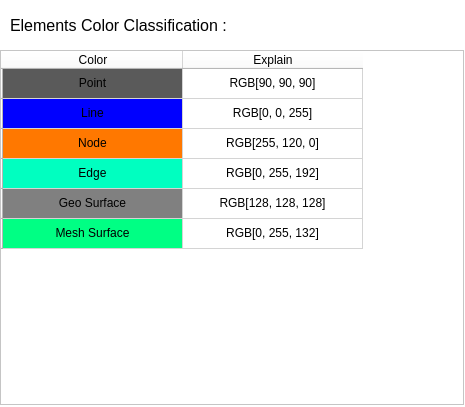
<?xml version="1.0" encoding="UTF-8"?>
<ui version="4.0">
 <class>color</class>
 <widget class="QMainWindow" name="color">
  <property name="enabled">
   <bool>true</bool>
  </property>
  <property name="geometry">
   <rect>
    <x>0</x>
    <y>0</y>
    <width>465</width>
    <height>407</height>
   </rect>
  </property>
  <property name="minimumSize">
   <size>
    <width>465</width>
    <height>407</height>
   </size>
  </property>
  <property name="maximumSize">
   <size>
    <width>465</width>
    <height>407</height>
   </size>
  </property>
  <property name="windowTitle">
   <string>Color</string>
  </property>
  <property name="styleSheet">
   <string notr="true">background-color: rgb(255, 255, 255);</string>
  </property>
  <widget class="QWidget" name="centralwidget">
   <widget class="QLabel" name="title">
    <property name="geometry">
     <rect>
      <x>10</x>
      <y>10</y>
      <width>231</width>
      <height>30</height>
     </rect>
    </property>
    <property name="font">
     <font>
      <family>Arial</family>
      <pointsize>12</pointsize>
      <weight>50</weight>
      <italic>false</italic>
      <bold>false</bold>
     </font>
    </property>
    <property name="text">
     <string>Elements Color Classification :</string>
    </property>
    <property name="alignment">
     <set>Qt::AlignLeading|Qt::AlignLeft|Qt::AlignVCenter</set>
    </property>
   </widget>
   <widget class="QTableWidget" name="tableWidget">
    <property name="geometry">
     <rect>
      <x>0</x>
      <y>50</y>
      <width>464</width>
      <height>355</height>
     </rect>
    </property>
    <attribute name="horizontalHeaderDefaultSectionSize">
     <number>180</number>
    </attribute>
    <row>
     <property name="text">
      <string/>
     </property>
    </row>
    <row>
     <property name="text">
      <string/>
     </property>
    </row>
    <row>
     <property name="text">
      <string/>
     </property>
    </row>
    <row>
     <property name="text">
      <string/>
     </property>
    </row>
    <row>
     <property name="text">
      <string/>
     </property>
    </row>
    <row>
     <property name="text">
      <string/>
     </property>
    </row>
    <column>
     <property name="text">
      <string>Color</string>
     </property>
     <property name="textAlignment">
      <set>AlignCenter</set>
     </property>
    </column>
    <column>
     <property name="text">
      <string>Explain</string>
     </property>
     <property name="textAlignment">
      <set>AlignCenter</set>
     </property>
    </column>
    <item row="0" column="0">
     <property name="text">
      <string>Point</string>
     </property>
     <property name="textAlignment">
      <set>AlignCenter</set>
     </property>
     <property name="background">
      <brush brushstyle="SolidPattern">
       <color alpha="255">
        <red>90</red>
        <green>90</green>
        <blue>90</blue>
       </color>
      </brush>
     </property>
     <property name="foreground">
      <brush brushstyle="NoBrush">
       <color alpha="255">
        <red>255</red>
        <green>255</green>
        <blue>255</blue>
       </color>
      </brush>
     </property>
     <property name="flags">
      <set>ItemIsEnabled</set>
     </property>
    </item>
    <item row="0" column="1">
     <property name="text">
      <string>RGB[90, 90, 90]</string>
     </property>
     <property name="textAlignment">
      <set>AlignCenter</set>
     </property>
     <property name="flags">
      <set>ItemIsEnabled</set>
     </property>
    </item>
    <item row="1" column="0">
     <property name="text">
      <string>Line</string>
     </property>
     <property name="textAlignment">
      <set>AlignCenter</set>
     </property>
     <property name="background">
      <brush brushstyle="SolidPattern">
       <color alpha="255">
        <red>0</red>
        <green>0</green>
        <blue>255</blue>
       </color>
      </brush>
     </property>
     <property name="foreground">
      <brush brushstyle="NoBrush">
       <color alpha="255">
        <red>255</red>
        <green>255</green>
        <blue>255</blue>
       </color>
      </brush>
     </property>
     <property name="flags">
      <set>ItemIsEnabled</set>
     </property>
    </item>
    <item row="1" column="1">
     <property name="text">
      <string>RGB[0, 0, 255]</string>
     </property>
     <property name="textAlignment">
      <set>AlignCenter</set>
     </property>
     <property name="flags">
      <set>ItemIsEnabled</set>
     </property>
    </item>
    <item row="2" column="0">
     <property name="text">
      <string>Node</string>
     </property>
     <property name="textAlignment">
      <set>AlignCenter</set>
     </property>
     <property name="background">
      <brush brushstyle="SolidPattern">
       <color alpha="255">
        <red>255</red>
        <green>120</green>
        <blue>0</blue>
       </color>
      </brush>
     </property>
     <property name="flags">
      <set>ItemIsEnabled</set>
     </property>
    </item>
    <item row="2" column="1">
     <property name="text">
      <string>RGB[255, 120, 0]</string>
     </property>
     <property name="textAlignment">
      <set>AlignCenter</set>
     </property>
     <property name="flags">
      <set>ItemIsEnabled</set>
     </property>
    </item>
    <item row="3" column="0">
     <property name="text">
      <string>Edge</string>
     </property>
     <property name="textAlignment">
      <set>AlignCenter</set>
     </property>
     <property name="background">
      <brush brushstyle="SolidPattern">
       <color alpha="255">
        <red>0</red>
        <green>255</green>
        <blue>192</blue>
       </color>
      </brush>
     </property>
     <property name="flags">
      <set>ItemIsEnabled</set>
     </property>
    </item>
    <item row="3" column="1">
     <property name="text">
      <string>RGB[0, 255, 192]</string>
     </property>
     <property name="textAlignment">
      <set>AlignCenter</set>
     </property>
     <property name="flags">
      <set>ItemIsEnabled</set>
     </property>
    </item>
    <item row="4" column="0">
     <property name="text">
      <string>Geo Surface</string>
     </property>
     <property name="textAlignment">
      <set>AlignCenter</set>
     </property>
     <property name="background">
      <brush brushstyle="SolidPattern">
       <color alpha="255">
        <red>128</red>
        <green>128</green>
        <blue>128</blue>
       </color>
      </brush>
     </property>
     <property name="foreground">
      <brush brushstyle="NoBrush">
       <color alpha="255">
        <red>255</red>
        <green>255</green>
        <blue>255</blue>
       </color>
      </brush>
     </property>
     <property name="flags">
      <set>ItemIsEnabled</set>
     </property>
    </item>
    <item row="4" column="1">
     <property name="text">
      <string>RGB[128, 128, 128]</string>
     </property>
     <property name="textAlignment">
      <set>AlignCenter</set>
     </property>
     <property name="flags">
      <set>ItemIsEnabled</set>
     </property>
    </item>
    <item row="5" column="0">
     <property name="text">
      <string>Mesh Surface</string>
     </property>
     <property name="textAlignment">
      <set>AlignCenter</set>
     </property>
     <property name="background">
      <brush brushstyle="SolidPattern">
       <color alpha="255">
        <red>0</red>
        <green>255</green>
        <blue>132</blue>
       </color>
      </brush>
     </property>
     <property name="flags">
      <set>ItemIsEnabled</set>
     </property>
    </item>
    <item row="5" column="1">
     <property name="text">
      <string>RGB[0, 255, 132]</string>
     </property>
     <property name="textAlignment">
      <set>AlignCenter</set>
     </property>
     <property name="flags">
      <set>ItemIsEnabled</set>
     </property>
    </item>
   </widget>
  </widget>
 </widget>
 <resources/>
 <connections/>
</ui>
